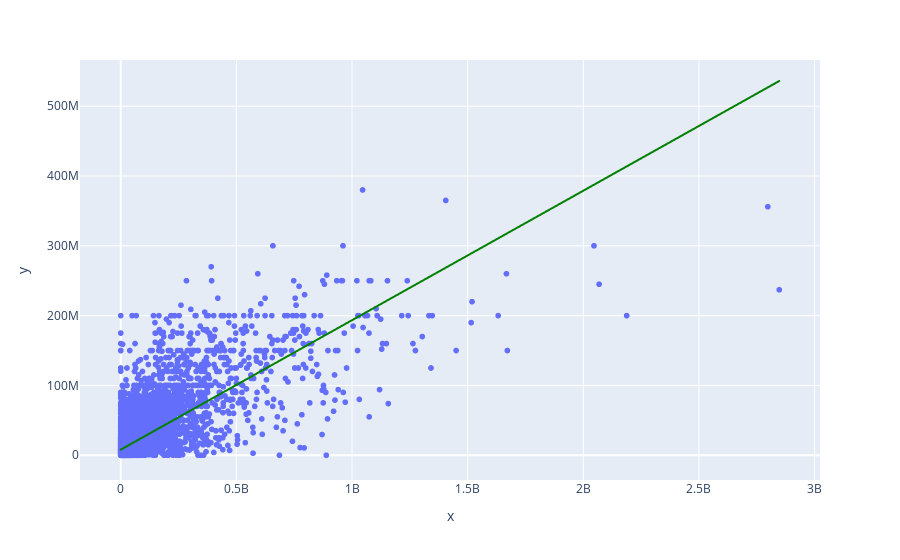

This figure's notebook cell:
### Markdown cell above
## k) ¿Cómo se correlacionan los presupuestos con los ingresos? ¿Los altos presupuestos significan altos ingresos? Haga los gráficos que necesite, histograma, diagrama de dispersión

### Code cell
revenue_budget = px.scatter(
    x = movies_data["revenue"], 
    y = movies_data['budget'],
    trendline='ols', 
    trendline_color_override='green'
    )
revenue_budget.show()

### Figure 1 — Plotly figure (JSON) as saved in the notebook; plotly's stock layout.template omitted (floating-point values rounded to 4 significant figures; data arrays with more than 128 entries replaced by an {"elided": "..."} marker saying what was removed)
{"data": [{"hovertemplate": "x=%{x}<br>y=%{y}<extra></extra>", "legendgroup": "", "marker": {"color": "#636efa", "symbol": "circle"}, "mode": "markers", "name": "", "showlegend": false, "type": "scattergl", "x": {"elided": "10000 int values"}, "xaxis": "x", "y": {"elided": "10000 int values"}, "yaxis": "y"}, {"hovertemplate": "<b>OLS trendline</b><br>y = 0.185466 * x + 8.02867e+06<br>R<sup>2</sup>=0.573737<br><br>x=%{x}<br>y=%{y} <b>(trend)</b><extra></extra>", "legendgroup": "", "line": {"color": "green"}, "marker": {"color": "#636efa", "symbol": "circle"}, "mode": "lines", "name": "", "showlegend": false, "type": "scattergl", "x": {"elided": "10000 int values"}, "xaxis": "x", "y": {"elided": "10000 float values"}, "yaxis": "y"}], "layout": {"legend": {"tracegroupgap": 0}, "margin": {"t": 60}, "xaxis": {"anchor": "y", "domain": [0, 1], "title": {"text": "x"}}, "yaxis": {"anchor": "x", "domain": [0, 1], "title": {"text": "y"}}}}
